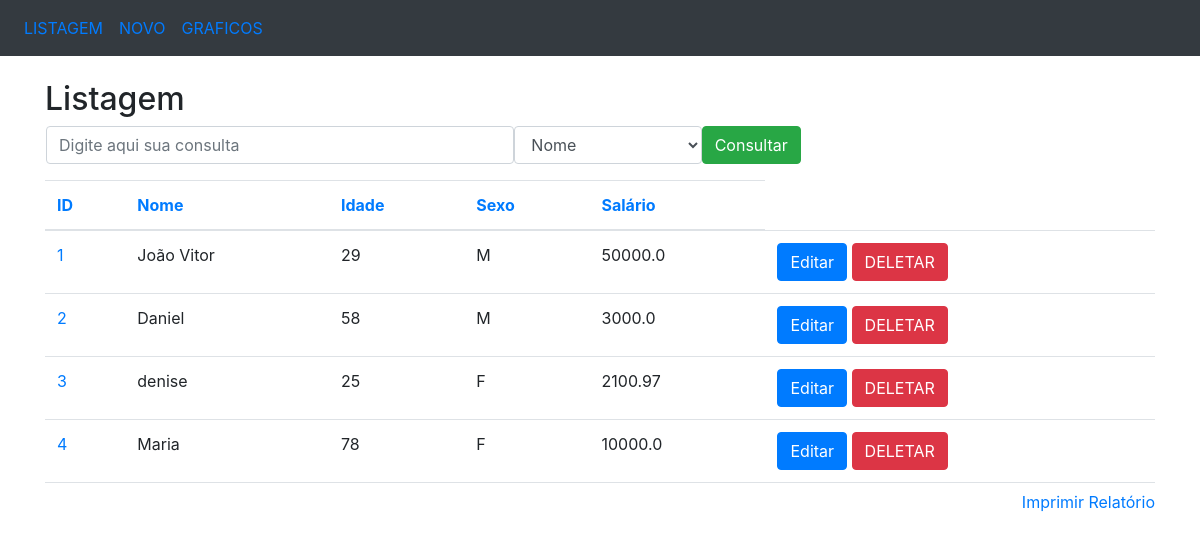
The app's page /listagem with its own data.
### app/models/tables.py (models this page shows, shortened)
class Pessoa(db.Model):
    __tablename__ = 'pessoas'
    id = db.Column(db.Integer, primary_key=True)
    nome = db.Column(db.String(50), nullable=False)
    idade = db.Column(db.Integer)
    sexo = db.Column(db.String(1))
    salario = db.Column(db.Float)

### app/controllers/default.py (the view)
@app.route('/')
@app.route('/listagem')
def listagem():
    pessoas = Pessoa.query.all()
    return render_template('listagem.html', pessoas=pessoas, ordem='id')

### app/templates/listagem.html (shortened to what this page needs)
<!DOCTYPE html>
<html>
<head>
    <link rel="stylesheet" href="https://maxcdn.bootstrapcdn.com/bootstrap/4.3.1/css/bootstrap.min.css">
</head>
<body>
    <nav class="navbar navbar-expand-sm bg-dark">
        <ul class="navbar-nav">
            <li class="nav-item">
                <a class="nav-link" href="/listagem">LISTAGEM</a>
            </li>
            <li class="nav-item">
                <a class="nav-link" href="/insercao">NOVO</a>
            </li>
            <li class="nav-item">
                <a class="nav-link" href="/graficos">GRAFICOS</a>
            </li>
        </ul>
    </nav>
    <br>
    <div class="container">
        <h2>Listagem</h2>
        <form action="/consulta" method="POST" name="frm_consulta" class="ml-3">
            <div class="form-group">
                <div class="row">
                    <input type="text" class="form-control col-md-5" name="consulta"
                        placeholder="Digite aqui sua consulta">
                    <select class="form-control col-md-2" name="campo">
                        <option value="nome">Nome</option>
                    </select>
                    <button type="submit" class="btn btn-success">Consultar</button>
                </div>
            </div>
        </form>
        <div style="overflow: scroll; height: 310px; width: 100%;" align="center">
            <table class="table">
                <thead>
                    <tr>
                        <th><a href="/ordenacao/id/{{ordem}}">ID</a></th>
                        <th><a href="/ordenacao/nome/{{ordem}}">Nome</a></th>
                        <th><a href="/ordenacao/idade/{{ordem}}">Idade</a></th>
                        <th><a href="/ordenacao/sexo/{{ordem}}">Sexo</a></th>
                        <th><a href="/ordenacao/salario/{{ordem}}">Salário</a></th>
                    </tr>
                </thead>
                <tbody>
                    {% for pessoa in pessoas %}
                    <tr>
                        <td nowrap="true">
                            <a href="/selecao/{{pessoa.id}}">{{pessoa.id}}</a>
                        </td>
                        <td nowrap="true">{{pessoa.nome}}</td>
                        <td nowrap="true">{{pessoa.idade}}</td>
                        <td nowrap="true">{{pessoa.sexo}}</td>
                        <td nowrap="true">{{pessoa.salario}}</td>
                        <td>
                            <a href="/edicao/{{pessoa.id}}" class="btn btn-primary" role="button">Editar</a>
                            <a href="/delecao/{{pessoa.id}}" class="btn btn-danger" role="button">DELETAR</a>
                        </td>
                    </tr>
                    {% endfor %}
                </tbody>
            </table>
        </div>
        <a href="#" style="float: right;" onclick="relatorio()">Imprimir Relatório</a>
    </div>
</body>
</html>

### records on screen
Pessoa: id "1", nome "João Vitor", idade "29", sexo "M", salario "50000.0"
Pessoa: id "2", nome "Daniel", idade "58", sexo "M", salario "3000.0"
Pessoa: id "3", nome "denise", idade "25", sexo "F", salario "2100.97"
Pessoa: id "4", nome "Maria", idade "78", sexo "F", salario "10000.0"
